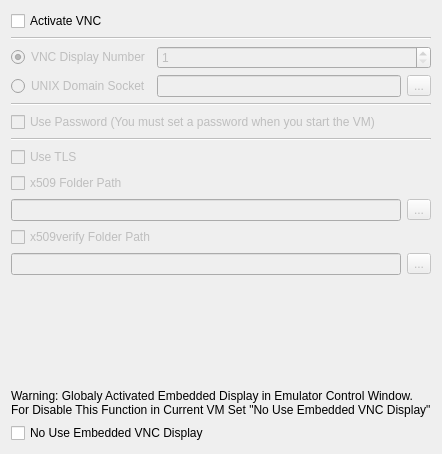
              <widget class="QWidget" name="Tab_VNC">
               <attribute name="title">
                <string>VNC</string>
               </attribute>
               <layout class="QGridLayout" name="gridLayout_3">
                <item row="2" column="0">
                 <spacer name="verticalSpacer">
                  <property name="orientation">
                   <enum>Qt::Vertical</enum>
                  </property>
                  <property name="sizeHint" stdset="0">
                   <size>
                    <width>20</width>
                    <height>108</height>
                   </size>
                  </property>
                 </spacer>
                </item>
                <item row="0" column="0">
                 <widget class="QCheckBox" name="CH_Activate_VNC">
                  <property name="text">
                   <string>Activate VNC</string>
                  </property>
                 </widget>
                </item>
                <item row="1" column="0">
                 <widget class="QWidget" name="VNC_Panel" native="true">
                  <property name="enabled">
                   <bool>false</bool>
                  </property>
                  <layout class="QGridLayout">
                   <property name="margin">
                    <number>0</number>
                   </property>
                   <property name="spacing">
                    <number>0</number>
                   </property>
                   <item row="0" column="0">
                    <layout class="QVBoxLayout">
                     <property name="spacing">
                      <number>6</number>
                     </property>
                     <property name="margin">
                      <number>0</number>
                     </property>
                     <item>
                      <layout class="QGridLayout">
                       <property name="margin">
                        <number>0</number>
                       </property>
                       <property name="spacing">
                        <number>6</number>
                       </property>
                       <item row="5" column="0" colspan="3">
                        <widget class="Line" name="line">
                         <property name="orientation">
                          <enum>Qt::Horizontal</enum>
                         </property>
                        </widget>
                       </item>
                       <item row="1" column="1" colspan="2">
                        <widget class="QSpinBox" name="SB_VNC_Display">
                         <property name="toolTip">
                          <string>For Connection Use Port 5900 + VNC Display Number</string>
                         </property>
                         <property name="minimum">
                          <number>1</number>
                         </property>
                         <property name="maximum">
                          <number>1024</number>
                         </property>
                         <property name="value">
                          <number>1</number>
                         </property>
                        </widget>
                       </item>
                       <item row="2" column="1">
                        <widget class="QLineEdit" name="Edit_VNC_Unix_Socket">
                         <property name="enabled">
                          <bool>false</bool>
                         </property>
                        </widget>
                       </item>
                       <item row="2" column="0">
                        <widget class="QRadioButton" name="RB_VNC_Unix_Socket">
                         <property name="text">
                          <string>UNIX Domain Socket</string>
                         </property>
                        </widget>
                       </item>
                       <item row="4" column="0" colspan="2">
                        <widget class="QCheckBox" name="CH_VNC_Password">
                         <property name="text">
                          <string>Use Password (You must set a password when you start the VM)</string>
                         </property>
                        </widget>
                       </item>
                       <item row="2" column="2">
                        <widget class="QToolButton" name="TB_VNC_Unix_Socket_Browse">
                         <property name="enabled">
                          <bool>false</bool>
                         </property>
                         <property name="text">
                          <string>...</string>
                         </property>
                         <property name="icon">
                          <iconset resource="images.qrc">
                           <normaloff>:/open-file.png</normaloff>:/open-file.png</iconset>
                         </property>
                        </widget>
                       </item>
                       <item row="0" column="0" colspan="3">
                        <widget class="Line" name="line_3">
                         <property name="orientation">
                          <enum>Qt::Horizontal</enum>
                         </property>
                        </widget>
                       </item>
                       <item row="6" column="0">
                        <widget class="QCheckBox" name="CH_Use_VNC_TLS">
                         <property name="text">
                          <string>Use TLS</string>
                         </property>
                        </widget>
                       </item>
                       <item row="1" column="0">
                        <widget class="QRadioButton" name="RB_VNC_Display_Number">
                         <property name="text">
                          <string>VNC Display Number</string>
                         </property>
                         <property name="checked">
                          <bool>true</bool>
                         </property>
                        </widget>
                       </item>
                       <item row="3" column="0" colspan="3">
                        <widget class="Line" name="line_2">
                         <property name="orientation">
                          <enum>Qt::Horizontal</enum>
                         </property>
                        </widget>
                       </item>
                      </layout>
                     </item>
                     <item>
                      <widget class="QWidget" name="VNC_TLS_Panel" native="true">
                       <property name="enabled">
                        <bool>false</bool>
                       </property>
                       <layout class="QGridLayout">
                        <property name="margin">
                         <number>0</number>
                        </property>
                        <property name="spacing">
                         <number>0</number>
                        </property>
                        <item row="0" column="0">
                         <layout class="QGridLayout">
                          <property name="margin">
                           <number>0</number>
                          </property>
                          <property name="spacing">
                           <number>6</number>
                          </property>
                          <item row="3" column="1">
                           <widget class="QToolButton" name="TB_x509verify_Browse">
                            <property name="enabled">
                             <bool>false</bool>
                            </property>
                            <property name="text">
                             <string>...</string>
                            </property>
                            <property name="icon">
                             <iconset resource="images.qrc">
                              <normaloff>:/open-folder.png</normaloff>:/open-folder.png</iconset>
                            </property>
                           </widget>
                          </item>
                          <item row="3" column="0">
                           <widget class="QLineEdit" name="Edit_x509verify_Folder">
                            <property name="enabled">
                             <bool>false</bool>
                            </property>
                           </widget>
                          </item>
                          <item row="1" column="0">
                           <widget class="QLineEdit" name="Edit_x509_Folder">
                            <property name="enabled">
                             <bool>false</bool>
                            </property>
                           </widget>
                          </item>
                          <item row="1" column="1">
                           <widget class="QToolButton" name="TB_x509_Browse">
                            <property name="enabled">
                             <bool>false</bool>
                            </property>
                            <property name="text">
                             <string>...</string>
                            </property>
                            <property name="icon">
                             <iconset resource="images.qrc">
                              <normaloff>:/open-folder.png</normaloff>:/open-folder.png</iconset>
                            </property>
                           </widget>
                          </item>
                          <item row="0" column="0">
                           <widget class="QCheckBox" name="CH_x509_Folder">
                            <property name="text">
                             <string>x509 Folder Path</string>
                            </property>
                           </widget>
                          </item>
                          <item row="2" column="0">
                           <widget class="QCheckBox" name="CH_x509verify_Folder">
                            <property name="text">
                             <string>x509verify Folder Path</string>
                            </property>
                           </widget>
                          </item>
                         </layout>
                        </item>
                       </layout>
                      </widget>
                     </item>
                    </layout>
                   </item>
                  </layout>
                 </widget>
                </item>
                <item row="3" column="0">
                 <widget class="QLabel" name="Label_VNC_Warning">
                  <property name="text">
                   <string>Warning: Globaly Activated Embedded Display in Emulator Control Window.
For Disable This Function in Current VM Set &quot;No Use Embedded VNC Display&quot;</string>
                  </property>
                 </widget>
                </item>
                <item row="4" column="0">
                 <widget class="QCheckBox" name="CH_No_Use_Embedded_Display">
                  <property name="text">
                   <string>No Use Embedded VNC Display</string>
                  </property>
                 </widget>
                </item>
               </layout>
              </widget>
